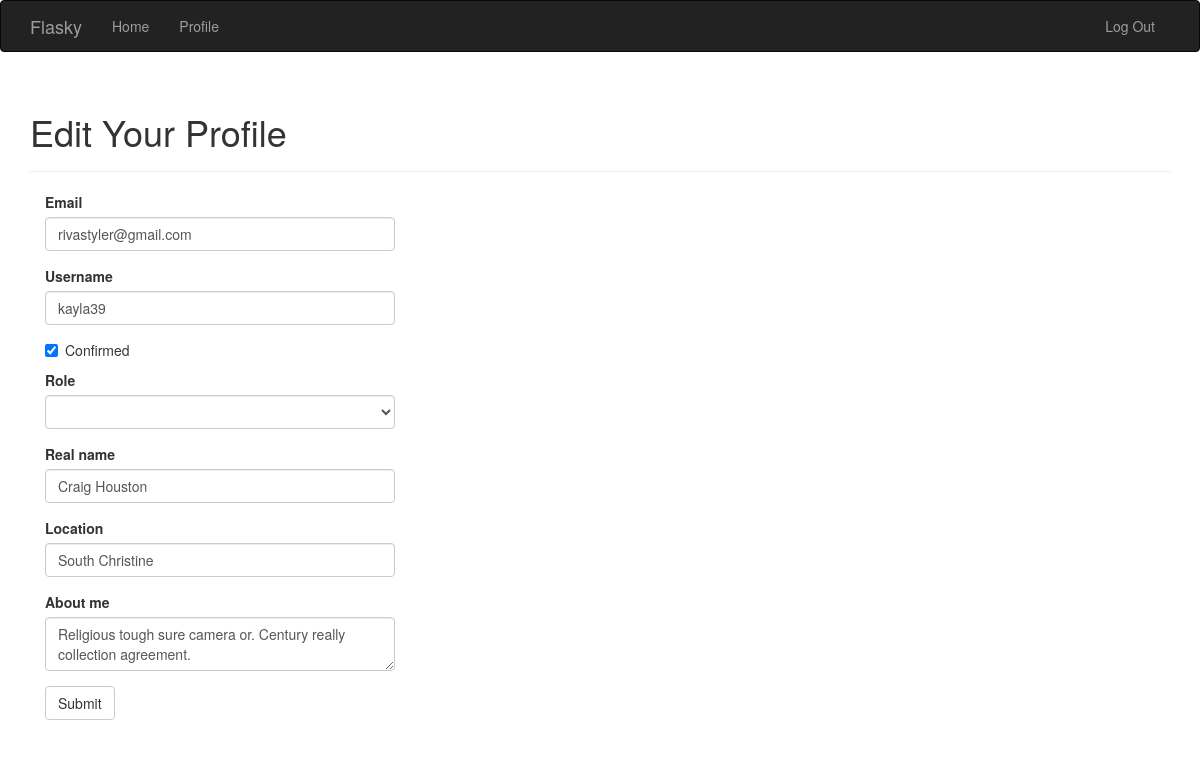
The app's page /edit-profile/9 (signed in) with its own data.
### app/models.py (models this page shows, shortened)
class User(UserMixin, db.Model):
    __tablename__ = 'users'
    __table_args__ = {'extend_existing': True}
    id = db.Column(db.Integer, primary_key=True)
    email = db.Column(db.String(64), unique=True, index=True)
    username = db.Column(db.String(64), unique=True, index=True)
    role_id = db.Column(db.Integer, db.ForeignKey('roles.id'))
    password_hash = db.Column(db.String(128))
    confirmed = db.Column(db.Boolean, default=False)
    name = db.Column(db.String(64))
    location = db.Column(db.String(64))
    about_me = db.Column(db.Text())
    member_since = db.Column(db.DateTime(), default=datetime.utcnow)
    last_seen = db.Column(db.DateTime(), default=datetime.utcnow)
    avatar_hash = db.Column(db.String(64))
    posts = db.relationship('Post', backref='author', lazy='dynamic')
    def can(self, perm):
        return self.role is not None and self.role.has_permission(perm)
    def ping(self):
        self.last_seen = datetime.utcnow()
        db.session.add(self)
        db.session.commit()
    @property
    def password(self):
        raise AttributeError('password is not a readable attribute')

### app/main/views.py (the view, shortened to what this page needs)
@main.route('/edit-profile/<int:id>', methods=['GET', 'POST'])
@login_required
@admin_required
def edit_profile_admin(id):
    user = User.query.get_or_404(id)
    form = EditprofileAdminForm(user=user)
    form.email.data = user.email
    form.username.data = user.username
    form.confiremd.data = user.confirmed
    form.role.data = user.role_id
    form.name.data = user.name
    form.location.data = user.location
    form.about_me.data = user.about_me
    return  render_template('edit_profile.html', form=form, user=user)

### app/main/forms.py (shortened to what this page needs)
class EditprofileAdminForm(FlaskForm):
    email = StringField('Email', validators=[DataRequired(), Length(1,64), Email()])
    username = StringField('Username', validators=[
        DataRequired(), Length(1,64),
        Regexp('^[A-Za-z][A-Za-z0-9_.]*$', 0,
               'Usernames must have only letters, numbers, dots or '
               'underscores')])
    confiremd = BooleanField('Confirmed')
    role = SelectField('Role', coerce=int)
    name = StringField('Real name', validators=[Length(1,64)])
    location = StringField('Location', validators=[Length(1,64)])
    about_me = TextAreaField('About me')
    submit = SubmitField('Submit')

### app/auth/views.py (called while the page is built)
@auth.before_app_request
def before_request():
    if current_user.is_authenticated:
        current_user.ping()
        if not current_user.confirmed \
                and request.endpoint \
                and request.blueprint != 'auth' \
                and request.endpoint != 'static':
            return redirect(url_for('auth.unconfirmed'))

### app/main/__init__.py (called while the page is built)
@main.app_context_processor
def inject_permissions():
    return dict(Permission=Permission)

### app/models.py (called while the page is built)
@login_manager.user_loader
def load_user(user_id):
    return User.query.get(int(user_id))

    def has_permission(self, perm):
        return self.permissions & perm == perm

### app/templates/edit_profile.html (shortened to what this page needs)
{% extends "base.html" %}
{% import "bootstrap/wtf.html" as wtf %}
{% block page_content %}
<div class="page-header">
    <h1>Edit Your Profile</h1>
</div>
<div class="col-md-4">
    {{ wtf.quick_form(form) }}
    <br>
</div>
{% endblock %}

### records on screen
User: email "rivastyler@gmail.com", username "kayla39", name "Craig Houston", location "South Christine", about_me "Religious tough sure camera or. Century really collection agreement."
